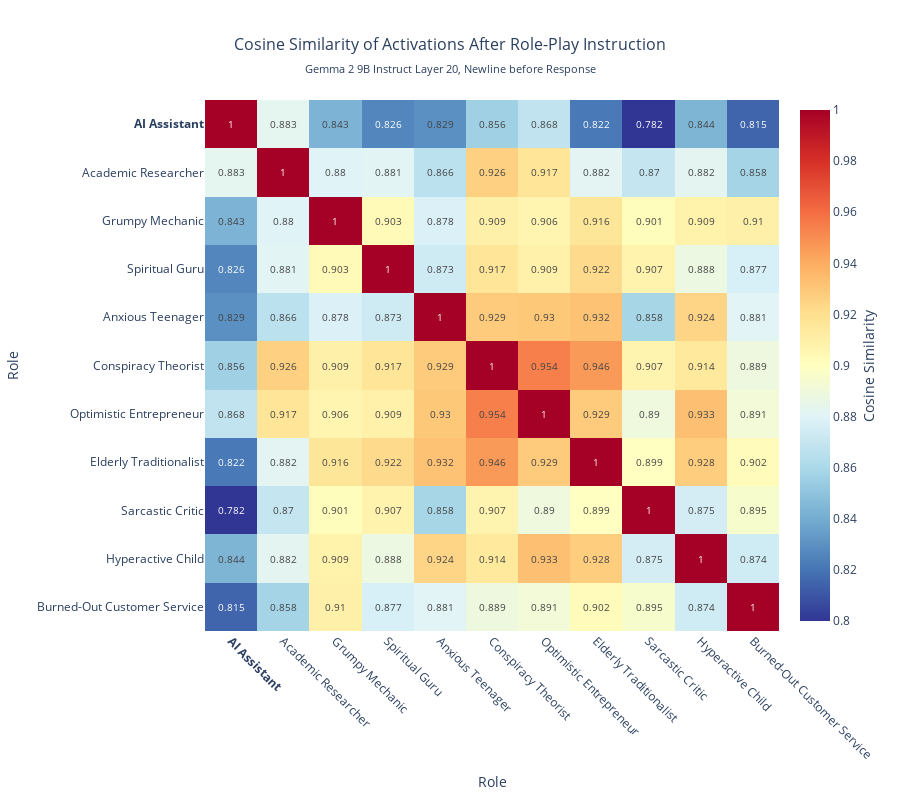

Notebook cell for this chart:
### Code cell
import torch.nn.functional as F
import plotly.graph_objects as go
import numpy as np

# Compute cosine similarity matrix for all activation vectors
def compute_cosine_similarity_matrix(activations):
    """
    Compute cosine similarity matrix between activation vectors.
    
    Args:
        activations: torch.Tensor of shape (n_vectors, hidden_dim)
    
    Returns:
        similarity_matrix: torch.Tensor of shape (n_vectors, n_vectors)
    """
    # Convert to float32 if needed for compatibility
    if activations.dtype == torch.bfloat16:
        activations = activations.float()
    
    # Normalize activations for cosine similarity
    activations_norm = F.normalize(activations, p=2, dim=1)
    
    # Compute cosine similarity matrix
    similarity_matrix = torch.mm(activations_norm, activations_norm.t())
    
    return similarity_matrix

# Get persona names in order (first one is default assistant, rest are custom personas)
persona_names = [personas["personas"][persona]["readable_name"] for persona in personas["personas"]]

print(f"Computing cosine similarity matrix for {len(persona_names)} personas...")
print(f"Persona names: {persona_names}")

# Compute similarity matrix
similarity_matrix = compute_cosine_similarity_matrix(activations)
similarity_np = similarity_matrix.cpu().numpy()

print(f"Similarity matrix shape: {similarity_matrix.shape}")
print(f"Similarity range: [{similarity_np.min():.4f}, {similarity_np.max():.4f}]")

# Create plotly heatmap
fig = go.Figure(data=go.Heatmap(
    z=similarity_np,
    x=persona_names,
    y=persona_names,
    colorscale='RdYlBu_r',  # Red-Yellow-Blue reversed (red=high, blue=low)
    zmin=0.8,  # Set reasonable range for better contrast
    zmax=1.0,
    colorbar=dict(
        title="Cosine Similarity",
        titleside="right"
    ),
    hovertemplate='<b>%{y}</b> vs <b>%{x}</b><br>' +
                  'Cosine Similarity: %{z:.4f}<br>' +
                  '<extra></extra>',
    text=np.round(similarity_np, 3),  # Show rounded values on hover
    texttemplate="%{text}",
    textfont={"size": 10},
    showscale=True
))

# Update layout
fig.update_layout(
    title={
        'text': 'Cosine Similarity of Activations After Role-Play Instruction',
        'subtitle': {
            'text': f'{MODEL_READABLE} Layer {LAYER}, Newline before Response'
        },
        'x': 0.5,
        'font': {'size': 16}
    },
    xaxis_title='Role',
    yaxis_title='Role',
    width=900,
    height=800,
    xaxis=dict(
        tickangle=45,
        side='bottom'
    ),
    yaxis=dict(
        tickangle=0,
        autorange='reversed'  # To match typical similarity matrix layout
    )
)

# Show the plot
fig.show()

# Save plot
os.makedirs(OUTPUT_DIR, exist_ok=True)
fig.write_html(f"{OUTPUT_DIR}/persona_similarity_matrix.html")

print(f"\nSimilarity matrix visualization created and saved to {OUTPUT_DIR}/persona_similarity_matrix.html")

# Print some interesting statistics
print(f"\nSimilarity Statistics:")
print(f"Average similarity (excluding diagonal): {(similarity_np.sum() - np.trace(similarity_np)) / (similarity_np.size - len(persona_names)):.4f}")

# Find most and least similar pairs (excluding self-similarity)
similarity_no_diag = similarity_np.copy()
np.fill_diagonal(similarity_no_diag, -1)  # Mask diagonal

max_idx = np.unravel_index(np.argmax(similarity_no_diag), similarity_no_diag.shape)
min_idx = np.unravel_index(np.argmin(similarity_no_diag), similarity_no_diag.shape)

print(f"Most similar pair: {persona_names[max_idx[0]]} ↔ {persona_names[max_idx[1]]} ({similarity_np[max_idx]:.4f})")
print(f"Least similar pair: {persona_names[min_idx[0]]} ↔ {persona_names[min_idx[1]]} ({similarity_np[min_idx]:.4f})")

### Figure 1 — Plotly figure (JSON) as saved in the notebook; plotly's stock layout.template omitted (floating-point values rounded to 4 significant figures)
{"data": [{"colorbar": {"title": {"side": "right", "text": "Cosine Similarity"}}, "colorscale": [[0, "rgb(49,54,149)"], [0.1, "rgb(69,117,180)"], [0.2, "rgb(116,173,209)"], [0.3, "rgb(171,217,233)"], [0.4, "rgb(224,243,248)"], [0.5, "rgb(255,255,191)"], [0.6, "rgb(254,224,144)"], [0.7, "rgb(253,174,97)"], [0.8, "rgb(244,109,67)"], [0.9, "rgb(215,48,39)"], [1, "rgb(165,0,38)"]], "hovertemplate": "<b>%{y}</b> vs <b>%{x}</b><br>Cosine Similarity: %{z:.4f}<br><extra></extra>", "showscale": true, "text": [[1, 0.883, 0.843, 0.826, 0.829, 0.856, 0.868, 0.822, 0.782, 0.844, 0.815], [0.883, 1, 0.88, 0.881, 0.866, 0.926, 0.917, 0.882, 0.87, 0.882, 0.858], [0.843, 0.88, 1, 0.903, 0.878, 0.909, 0.906, 0.916, 0.901, 0.909, 0.91], [0.826, 0.881, 0.903, 1, 0.873, 0.917, 0.909, 0.922, 0.907, 0.888, 0.877], [0.829, 0.866, 0.878, 0.873, 1, 0.929, 0.93, 0.932, 0.858, 0.924, 0.881], [0.856, 0.926, 0.909, 0.917, 0.929, 1, 0.954, 0.946, 0.907, 0.914, 0.889], [0.868, 0.917, 0.906, 0.909, 0.93, 0.954, 1, 0.929, 0.89, 0.933, 0.891], [0.822, 0.882, 0.916, 0.922, 0.932, 0.946, 0.929, 1, 0.899, 0.928, 0.902], [0.782, 0.87, 0.901, 0.907, 0.858, 0.907, 0.89, 0.899, 1, 0.875, 0.895], [0.844, 0.882, 0.909, 0.888, 0.924, 0.914, 0.933, 0.928, 0.875, 1, 0.874], [0.815, 0.858, 0.91, 0.877, 0.881, 0.889, 0.891, 0.902, 0.895, 0.874, 1]], "textfont": {"size": 10}, "texttemplate": "%{text}", "type": "heatmap", "x": ["<b>AI Assistant</b>", "Academic Researcher", "Grumpy Mechanic", "Spiritual Guru", "Anxious Teenager", "Conspiracy Theorist", "Optimistic Entrepreneur", "Elderly Traditionalist", "Sarcastic Critic", "Hyperactive Child", "Burned-Out Customer Service"], "y": ["<b>AI Assistant</b>", "Academic Researcher", "Grumpy Mechanic", "Spiritual Guru", "Anxious Teenager", "Conspiracy Theorist", "Optimistic Entrepreneur", "Elderly Traditionalist", "Sarcastic Critic", "Hyperactive Child", "Burned-Out Customer Service"], "z": [[1.0, 0.8832, 0.8431, 0.8261, 0.8295, 0.856, 0.8679, 0.8218, 0.782, 0.8436, 0.815], [0.8832, 1.0, 0.8803, 0.8814, 0.8664, 0.9261, 0.917, 0.8819, 0.8698, 0.8824, 0.8579], [0.8431, 0.8803, 1.0, 0.9034, 0.878, 0.9094, 0.9063, 0.9164, 0.9013, 0.9086, 0.9096], [0.8261, 0.8814, 0.9034, 1.0, 0.8731, 0.9168, 0.909, 0.9219, 0.9074, 0.8876, 0.8767], [0.8295, 0.8664, 0.878, 0.8731, 1.0, 0.9289, 0.9297, 0.932, 0.8584, 0.9242, 0.8811], [0.856, 0.9261, 0.9094, 0.9168, 0.9289, 1, 0.9544, 0.9461, 0.907, 0.9143, 0.8891], [0.8679, 0.917, 0.9063, 0.909, 0.9297, 0.9544, 1.0, 0.929, 0.8896, 0.9326, 0.8914], [0.8218, 0.8819, 0.9164, 0.9219, 0.932, 0.9461, 0.929, 1.0, 0.8994, 0.9275, 0.9017], [0.782, 0.8698, 0.9013, 0.9074, 0.8584, 0.907, 0.8896, 0.8994, 1.0, 0.8753, 0.8951], [0.8436, 0.8824, 0.9086, 0.8876, 0.9242, 0.9143, 0.9326, 0.9275, 0.8753, 1.0, 0.8735], [0.815, 0.8579, 0.9096, 0.8767, 0.8811, 0.8891, 0.8914, 0.9017, 0.8951, 0.8735, 1.0]], "zmax": 1, "zmin": 0.8}], "layout": {"height": 800, "title": {"font": {"size": 16}, "subtitle": {"text": "Gemma 2 9B Instruct Layer 20, Newline before Response"}, "text": "Cosine Similarity of Activations After Role-Play Instruction", "x": 0.5}, "width": 900, "xaxis": {"side": "bottom", "tickangle": 45, "title": {"text": "Role"}}, "yaxis": {"autorange": "reversed", "tickangle": 0, "title": {"text": "Role"}}}}
